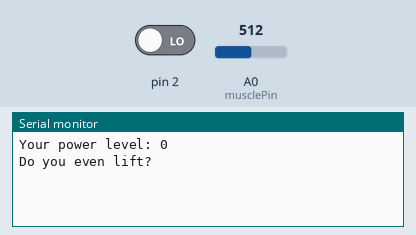
Bench run of a sketch on a simulated Arduino Uno, built with avr-gcc and run on an emulated ATmega328P. Parts: the last lines printed to the serial monitor. The inputs (shaded band) are chosen by the test bench; at power-on: pin 2 LOW, A0 (musclePin) = 512.

Above: at 1.2 s.
1.3 s: pin 2 driven HIGH
At 2.4 s:
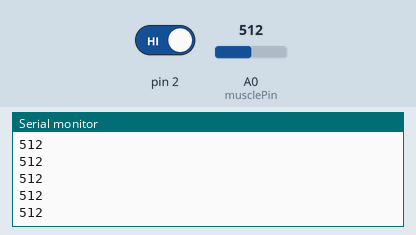
3.2 s: A0 (musclePin) set to 716
At 4.3 s:
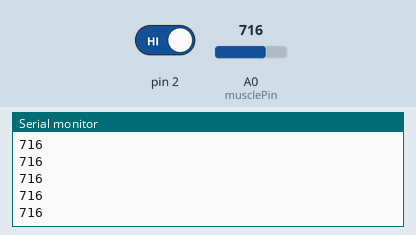
4.7 s: A0 (musclePin) set to 900
At 5.3 s:
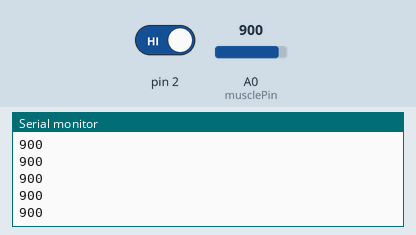
Timing chart, 0 to 7.7 s (numbered marks = the images above; inputs shaded):
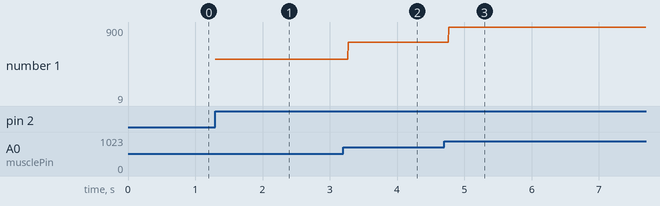

Measured:
- after the input at 1.3 s, the serial monitor: prints a new line at once (image 1)
- after the input at 3.2 s, the serial monitor: prints a new line after 0.07 s (image 2)
- after the input at 4.7 s, the serial monitor: prints a new line after 0.07 s (image 3)
- plotted number 1: 512 → 716 after the input at 3.2 s, 716 → 9 after the input at 4.7 s

The sketch:

doYouEvenLift.ino
```cpp
volatile boolean lifts = false;
volatile int waitingForInput = false;
const int musclePin = A0;
int powerLevel = 0; // Cannot exceed 9000
int highScore = 0;

void setup() {
  Serial.begin(9600);
  attachInterrupt(0, buttonPressed, RISING);
}

void loop() {
  if (lifts) {
    powerLevel = analogRead(musclePin);
    if (powerLevel > highScore) {
      highScore = powerLevel;
    }
    Serial.println(powerLevel);
  } else if (!waitingForInput) {
    Serial.print("Your power level: ");
    Serial.println(highScore);
    Serial.println("Do you even lift?");
    highScore = 0;
    waitingForInput = true;
  }
}

void buttonPressed() {
  lifts = !lifts;
  waitingForInput = false;
}
```
